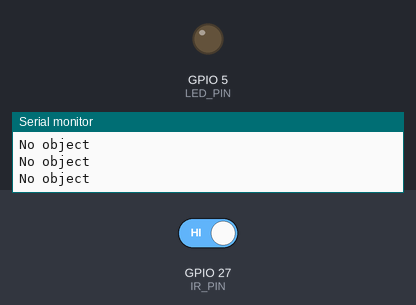
A sketch run on a simulated ESP32. Shown: output pins drawn as LEDs (lit = HIGH), the last lines printed to the serial monitor. The test bench sets the inputs (shaded band); at power-on: GPIO 27 (IR_PIN) HIGH.

Above: at 1.8 s.
1.9 s: GPIO 27 (IR_PIN) driven LOW
At 2.8 s:
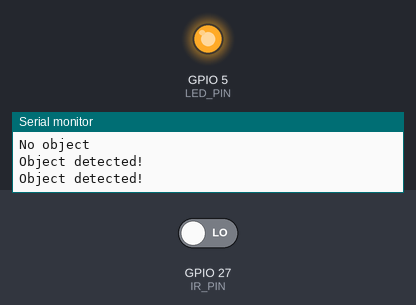
3.5 s: GPIO 27 (IR_PIN) driven HIGH
At 3.9 s:
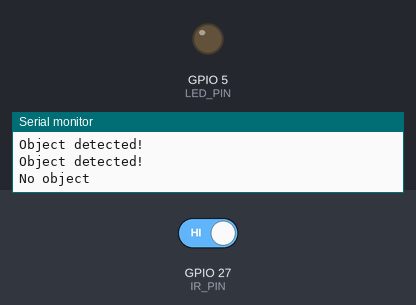
Timing chart, 0 to 6.5 s (numbered marks = the images above; inputs shaded):
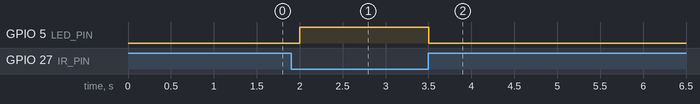

Measured:
- after the input at 1.9 s, GPIO 5 (LED_PIN): LOW → HIGH after 0.10 s
- after the input at 3.5 s, GPIO 5 (LED_PIN): HIGH → LOW at once

The sketch:

IR.ino
```cpp
#define IR_PIN 27
#define LED_PIN 5

void setup() {
  Serial.begin(115200);

  pinMode(IR_PIN, INPUT);
  pinMode(LED_PIN, OUTPUT);
}

void loop() {
  int irValue = digitalRead(IR_PIN);

  if (irValue == LOW) {
    Serial.println("Object detected!");
    digitalWrite(LED_PIN, HIGH);
  }
  else {
    Serial.println("No object");
    digitalWrite(LED_PIN, LOW);
  }

  delay(500);
}
```
